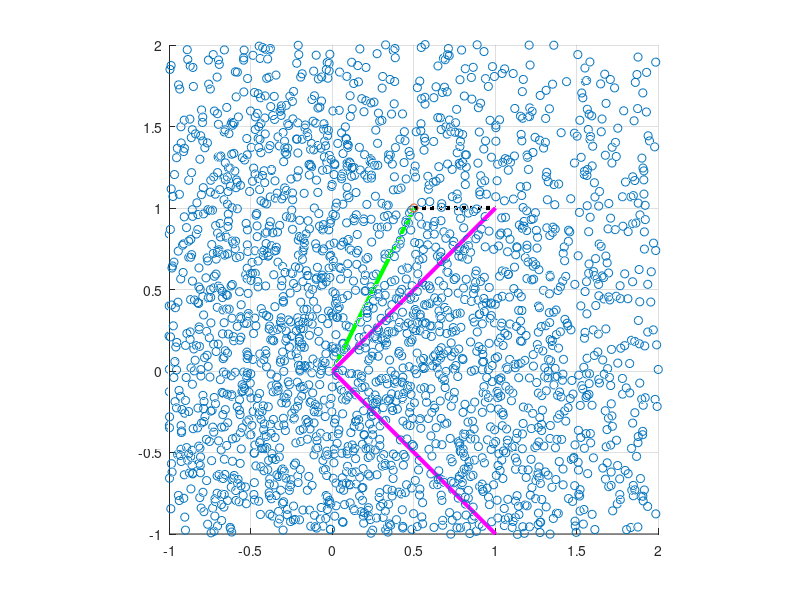

The MATLAB script that drew this image:
% LS geometry
% use the "rotate" tool on the Matlab plot
% to visualize the span of A cols (magenta) and
% orthogonality of the residual (dashed)
% b vector in blue, bhat = A*xhat in green

clear
close all

% define A and b
A = [1 1 1; 1 -1 1]';
b = [1 1 0]';


% plot columns in A and b
hold on
a1 = [0 0 0;A(1,1) A(2,1) A(3,1)];
t=plot3(a1(:,1),a1(:,2),a1(:,3),'m');
set(t,'linewidth',3)
a2 = [0 0 0;A(1,2) A(2,2) A(3,2)];
t=plot3(a2(:,1),a2(:,2),a2(:,3),'m');
set(t,'linewidth',3)
bv = [0 0 0;b(1) b(2) b(3)];
t=plot3(bv(:,1),bv(:,2),bv(:,3),'b');
set(t,'linewidth',3)
axis([-1 2 -1 2 -1 2])
axis square
grid
pause

% generate and plot 50 points that are random
% linear combinations of the columns in A
n=5000;
X = A*randn(2,n);
scatter3(X(1,:),X(2,:),X(3,:),'k.')
pause

% computer LS solution to min ||b-Ax||
xhat = inv(A'*A)*A'*b;
bhat = A*xhat;

r = [bhat(1) bhat(2) bhat(3);b(1) b(2) b(3)];
t=plot3(r(:,1),r(:,2),r(:,3),'k:','linewidth',.1);
set(t,'linewidth',3)
scatter3(bhat(1),bhat(2),bhat(3),'bo')
pause

% plot A*xhat
bhatv = [0 0 0;bhat(1) bhat(2) bhat(3)];
t=plot3(bhatv(:,1),bhatv(:,2),bhatv(:,3),'g');
set(t,'linewidth',3)

